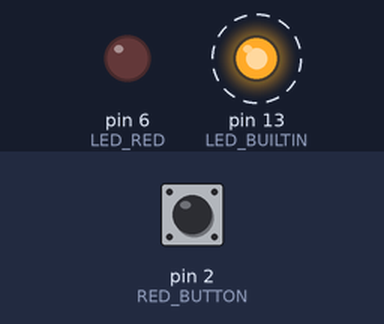
A sketch run on a simulated Arduino Uno, built with avr-gcc and run on an emulated ATmega328P. Shown: output pins drawn as LEDs (lit = HIGH). Dashed ring = blinking. The inputs (shaded band) are chosen by the test bench; at power-on: pin 2 (RED_BUTTON) HIGH.

Above: at 6.8 s.
6.9 s: pin 2 (RED_BUTTON) pulled LOW for 2.6 s
At 8.8 s:
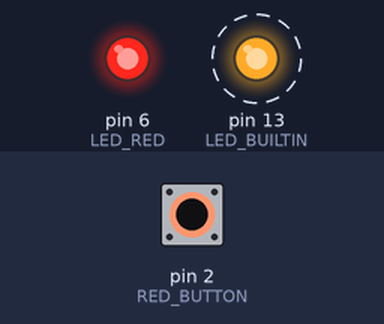
Timing chart, 0 to 17.0 s (numbered marks = the images above; inputs shaded):
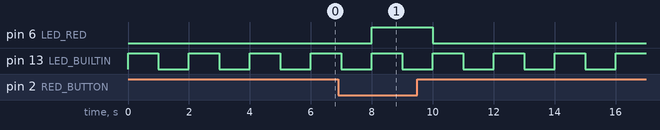

Measured:
- after the input at 6.9 s, pin 6 (LED_RED): LOW → HIGH after 1.1 s, → LOW 2.0 s later
- by itself, pin 13 (LED_BUILTIN): alternates HIGH for 1.0 s and LOW for 1.0 s

The sketch:

code04.ino
```cpp
#define LED_RED 6
#define RED_BUTTON 2

void setup()
{
    pinMode(LED_BUILTIN, OUTPUT);
    digitalWrite(LED_BUILTIN, LOW);

    pinMode(LED_RED, OUTPUT);
    digitalWrite(LED_RED, LOW);

    pinMode(RED_BUTTON, INPUT_PULLUP);
}

void blinkBuiltinLed()
{
    digitalWrite(LED_BUILTIN, HIGH);
    delay(1000);
    digitalWrite(LED_BUILTIN, LOW);
    delay(1000);
}

void readButtonSetLed()
{
    if (digitalRead(RED_BUTTON) == LOW)
        digitalWrite(LED_RED, HIGH);
    else
        digitalWrite(LED_RED, LOW);
}

void loop()
{
    blinkBuiltinLed();
    readButtonSetLed();
}
```
